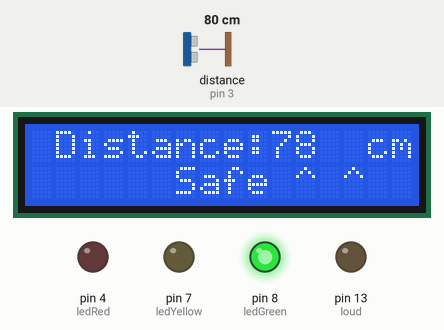
Recording of a sketch running on a simulated Arduino Uno, built with avr-gcc and run on an emulated ATmega328P. Parts: 16×2 character LCD, output pins drawn as LEDs (lit = HIGH). Wiring (inferred from the names in the program): ultrasonic range finder: trigger pin 2; echo pin 3. The test bench sets the inputs (shaded band); at power-on: distance to the obstacle (sensor on pin 3) 80 cm. The echo pulse lasts 58.3 µs per cm; pins used as bus, display or sensor lines are not drawn.

Above: at 1.2 s.
1.3 s: distance to the obstacle (sensor on pin 3) set to 2 cm
At 1.49 s:
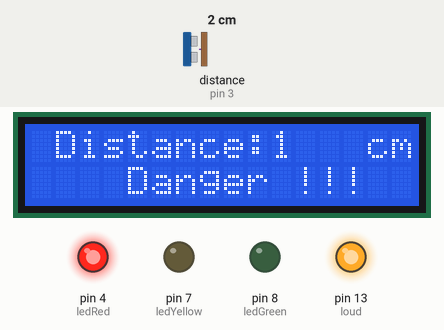
2.9 s: distance to the obstacle (sensor on pin 3) set to 60 cm
At 3.01 s:
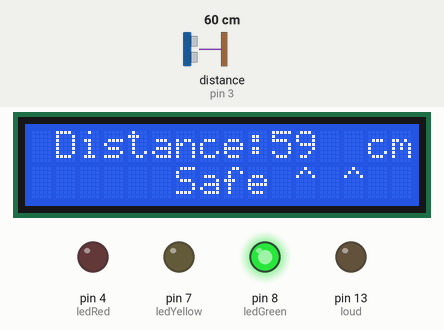
5.9 s: distance to the obstacle (sensor on pin 3) set to 4 cm
At 6.08 s:
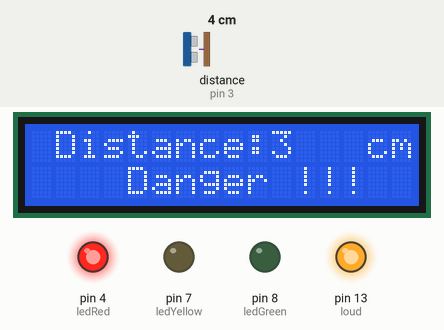
7.5 s: distance to the obstacle (sensor on pin 3) set to 60 cm
Timing chart, 0 to 10.5 s (numbered marks = the images above; inputs shaded):
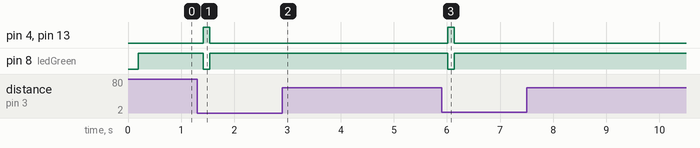

The sketch:

SourcecodeHRSR04__15_.ino
```cpp
#include <Wire.h>
#include <LiquidCrystal_I2C.h>

#define nguongCanhbao 400 // khoang cach an toan 4m
#define nguongNguyhiem 200 // khoang cach nguy hiem 2m

LiquidCrystal_I2C lcd(0x27,16,2); //khai bao dia chi mach giao tiep i2c

// khai bao cac chan output
const int ledRed = 4;
const int ledYellow = 7;
const int ledGreen = 8;
const int trig = 2;
const int echo=3;
const int loud = 13;

void setup() {
  // khai bao chan tren HC_SR04, trig ung voi chan ouput, echo ung voi chan input
  pinMode(trig,OUTPUT);
  pinMode(echo,INPUT);
  // khoi tao man hinh LCD
  lcd.init();
  lcd.backlight();
  //khai báo leb cảnh báo
  pinMode(ledRed, OUTPUT);
  pinMode(ledYellow, OUTPUT);
  pinMode(ledGreen, OUTPUT);
  //khai báo còi cảnh báo
  pinMode(loud, OUTPUT);
}

void loop() {
  //khai bao bien
  long time;
  unsigned int distance1;
  unsigned int distance2;
  // Phat xung tu chan trig
  digitalWrite(trig,LOW); // tat chan trig
  delayMicroseconds(2);
  digitalWrite(trig,HIGH); //phat xung tu chan trig
  delayMicroseconds(10);
  digitalWrite(trig,LOW); // tat chan trig

  // Tim thoi gian xung Hight o chan Echo
  time=pulseIn(echo,HIGH); // Tra ve thoi gian chan echo nhan tin hieu HIGHT den khi tin hieu xuong LOW
  distance1=int(time/2/29.412); // Tinh khoang cach dua theo toc do anh sang la 340 m/s
  //In ra man hinh lcd i2c
  lcd.setCursor(1, 0);
  lcd.print("Distance:");
  lcd.setCursor(10, 0);
  lcd.print(distance1);
  lcd.setCursor(14,0);
  lcd.print("cm");
  delay(100);
  lcd.clear();
  // Phat xung tu chan trig
  digitalWrite(trig,LOW); // tat chan trig
  delayMicroseconds(2);
  digitalWrite(trig,HIGH); //phat xung tu chan trig
  delayMicroseconds(10);
  digitalWrite(trig,LOW); // tat chan trig

  // Tim thoi gian xung Hight o chan Echo
  time=pulseIn(echo,HIGH); // Tra ve thoi gian chan echo nhan tin hieu HIGHT den khi tin hieu xuong LOW
  distance2=int(time/2/29.412); // Tinh khoang cach dua theo toc do anh sang la 340 m/s

  // Dieu kien de dua ra canh bao nguy hiem
   if (distance2>=distance1){
    digitalWrite(ledGreen, 1);
    digitalWrite(ledYellow, 0);
    digitalWrite(ledRed, 0);
    lcd.setCursor(6, 1);
    digitalWrite(loud, 0);
    lcd.print("Safe ^ ^");

 }

  // Den canh bao dua theo thoi gian va cham

 else{
  if (distance1<nguongNguyhiem){
    digitalWrite(ledGreen, 0);
    digitalWrite(ledYellow, 0);
    digitalWrite(ledRed, 1);
    lcd.setCursor(4, 1);
    digitalWrite(loud, 1);
    lcd.print("Danger !!!");

  }
  else if (distance1>=nguongNguyhiem && distance1<=nguongCanhbao){
    digitalWrite(ledGreen, 0);
    digitalWrite(ledYellow, 1);
    digitalWrite(ledRed, 0);
    lcd.setCursor(4, 1);
    digitalWrite(loud, 0);
    lcd.print("Watch Out");
}
 else {
    digitalWrite(ledGreen, 1);
    digitalWrite(ledYellow, 0);
    digitalWrite(ledRed, 0);
    lcd.setCursor(6, 1);
    digitalWrite(loud, 0);
    lcd.print("Safe ^ ^");
}
}
}
```

Measured:
- after the input at 1.3 s, pin 4 (ledRed): LOW → HIGH after 0.11 s, → LOW 0.13 s later; pin 8 (ledGreen): HIGH → LOW after 0.11 s, → HIGH 0.13 s later; pin 13 (loud): LOW → HIGH after 0.12 s, → LOW 0.13 s later; the display: first differs from a run without the input after 0.12 s (image 1 shows a later state)
- after the input at 5.9 s, pin 4 (ledRed): LOW → HIGH after 0.11 s, → LOW 0.13 s later; pin 8 (ledGreen): HIGH → LOW after 0.11 s, → HIGH 0.13 s later; pin 13 (loud): LOW → HIGH after 0.12 s, → LOW 0.13 s later; the display: first differs from a run without the input after 0.12 s (image 3 shows a later state)
